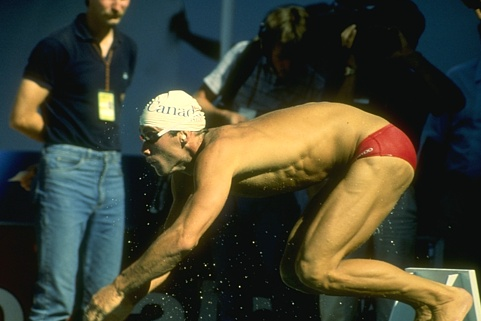
#> input picture dataset/images/153077.png, 481 x 321 px; its folder holds 4 pictures in this run
$ python TestGrabcut.py
#> lines starting #> are read from the running program, lines starting #| are printed output that depends on the picture

# coding: utf-8

# In[4]:


import numpy as np
import cv2 as cv
get_ipython().run_line_magic('matplotlib', 'inline')
from matplotlib import pyplot as plt
import glob
import itertools


# In[62]:


images = [cv.imread(file) for file in glob.glob("Data/png/images/*.png")]
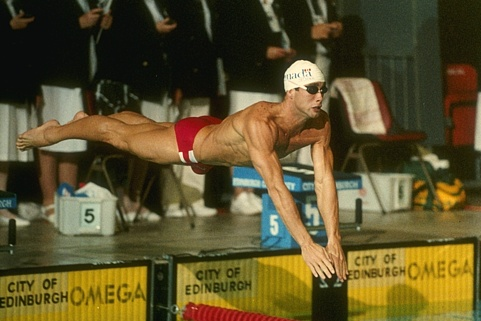
#> input picture dataset/images/153093.png, 481 x 321 px
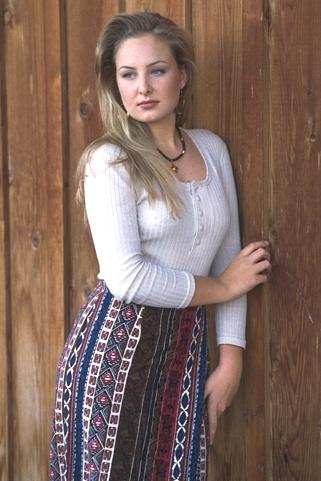
#> input picture dataset/images/181079.png, 321 x 481 px
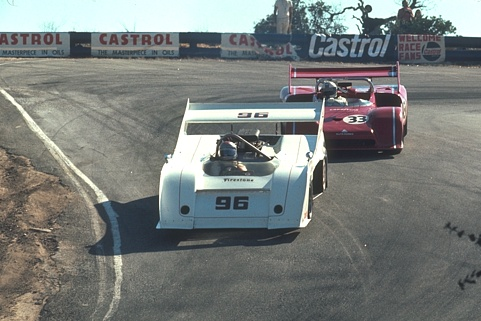
#> input picture dataset/images/21077.png, 481 x 321 px
#> images = 4 items
masks = [cv.imread(file) for file in glob.glob("Data/images-labels/*.png")]
fnames = [glob.glob("Data/png/images/*.png")]
fnames = list(itertools.chain.from_iterable(fnames))

fnames_anno = [glob.glob("Data/images-labels/*.png")]
fnames_anno = list(itertools.chain.from_iterable(fnames_anno))

fnames_old = [glob.glob("Data/images/*.jpg")]
fnames_old = list(itertools.chain.from_iterable(fnames_old))

rects = [(150,30,300,300),(80,80,500,300),(10,50,350,300),(50,5,300,500),(50,5,300,500),(20,150,250,450),(120,80,400,300),
         (150,100,350,250),(30,50,250,450),(200,0,350,320),(130,30,250,320),(100,190,250,400),(170,30,350,300),(70,10,400,200),
         (10,90,260,400),(90,60,300,450),(180,30,350,320),(5,0,430,320),(100,50,400,150),(100,80,380,180),(100,100,400,230),
         (80,150,500,250),(50,80,450,250),(50,120,450,250),(10,100,480,230),(50,10,350,300),(10,10,500,350),(300,130,420,300),
         (10,20,600,430),(20,80,600,450),(20,80,600,450),(50,50,450,320),(100,200,230,350),(50,50,480,300),(0,100,220,350),
         (100,100,320,230),(150,150,380,350),(20,70,480,350),(0,120,250,500),(80,250,380,430),(200,120,500,300),(200,150,400,400),
         (270,10,420,300),(250,60,370,160),(90,200,500,350),(130,150,450,220),(80,40,600,450),(180,150,500,450),(150,50,350,550),
         (100,320,280,450),(80,100,400,350),(290,0,500,280),(100,100,350,250),(180,150,290,250),(90,100,340,250),(90,120,490,350),
         (90,200,320,350),(50,360,350,500),(200,120,450,300),(100,140,320,250),(120,60,320,300),(100,40,400,350),(80,70,300,350),
         (150,70,330,180),(170,70,380,350),(200,130,400,300),(180,50,500,350),(100,30,550,430),(80,200,300,480),(80,200,200,250),
         (120,10,300,600),(60,0,280,500),(100,100,380,350),(200,70,400,300),(0,20,450,500),(100,50,500,500),(150,70,450,400),
         (10,50,600,500),(170,150,320,450),(10,50,600,500),(0,50,800,600),(100,0,800,600),(150,40,300,300),(100,100,400,300),
         (200,0,300,230),(100,120,360,350),(80,180,320,500),(100,90,400,300),(10,25,250,220),(0,100,250,350),(250,100,350,200),
         (20,140,140,220),(130,200,250,300),(150,30,550,450),(70,70,600,450),(100,120,500,450),(160,200,300,550),(300,60,500,450),
         (100,150,210,480),(150,120,300,500),(150,100,280,450),(50,80,650,500),(0,0,450,400),(300,0,500,400),(100,50,350,300),
         (100,150,220,400),(50,20,250,370),(100,50,430,300),(100,50,430,300),(250,140,400,350),(290,0,390,300),(200,0,390,300),
         (90,40,500,300),(220,150,310,300),(200,150,320,350),(40,120,150,260),(330,100,430,400),(270,50,500,400),(210,20,360,300),
         (250,20,380,350),(390,50,500,300),(200,50,500,400),(100,80,250,400),(280,70,500,400),(170,60,400,350),(100,50,300,250),
         (170,150,300,330),(350,50,500,350),(200,150,350,400),(180,0,250,300),(20,150,120,270),(210,130,290,220),(0,50,290,340),
         (20,100,250,330),(80,100,250,480),(20,50,600,430),(150,180,300,400),(0,70,190,200),(50,120,300,300),(100,170,330,280),
         (150,140,400,300),(30,150,200,280),(200,50,480,430),(200,10,480,430),(50,50,230,330),(150,100,300,460),(0,40,210,250),
         (0,50,400,260),(50,80,500,150),(100,60,450,300),(190,200,430,270)]


for i in range(151):

    img = images[i]
    print(fnames[i],i)
    plt.figure()
    img = img[:,:,[2,1,0]]
    plt.imshow(img),plt.colorbar(),plt.show()

    mask = np.zeros(img.shape[:2],np.uint8)
    bgdModel = np.zeros((1,65),np.float64)
    fgdModel = np.zeros((1,65),np.float64)

    height, width, channels = img.shape
    print(height,width)

    rect = (0,0,width-1,height-1)
    cv.grabCut(img,mask,rect,bgdModel,fgdModel,5,cv.GC_INIT_WITH_RECT)
    mask2 = np.where((mask==2)|(mask==0),0,1).astype('uint8')
    img = img*mask2[:,:,np.newaxis]
    plt.figure()
    img = img[:,:,[2,1,0]]
    plt.imshow(img),plt.colorbar(),plt.show()
    cv.imwrite('grabcut_anno/result_rect/' + fnames[i][16:], img)
    #li = cv.LineIterator(img, (0, 0), (img.rows, img.cols)) #So loop the entire matrix


    '''
    for x in range(height):
        for y in range(width):
            (r,g,b) = img[x,y] # 这里可以处理每个像素点
            if r>0 or g>0 or b>0:
                r = 255
                g = 255
                b = 255
                img[x,y] = (r,g,b)
    plt.imshow(img),plt.colorbar(),plt.show()
    cv.imwrite('grabcut_nothing/mask_binary/' + fnames[i][16:], img)
    '''


#> (the run stopped early here; a loop or call above may not have finished)
